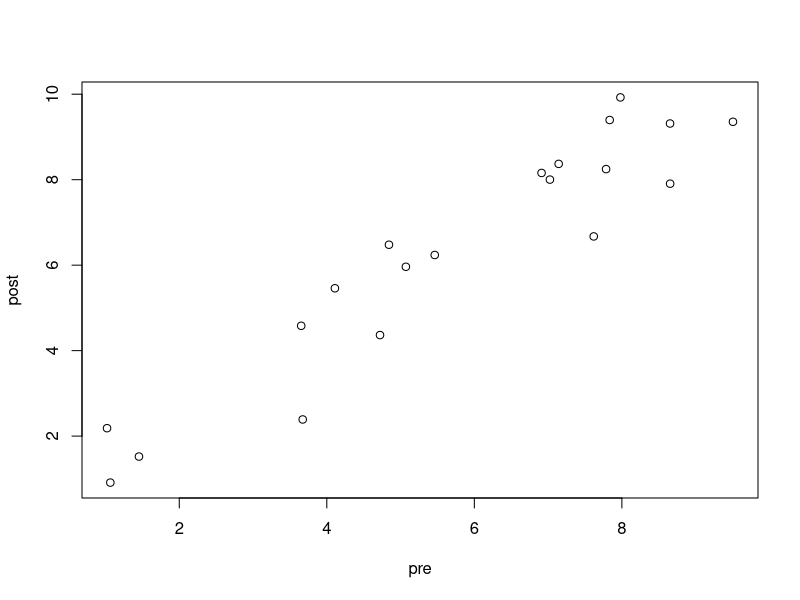
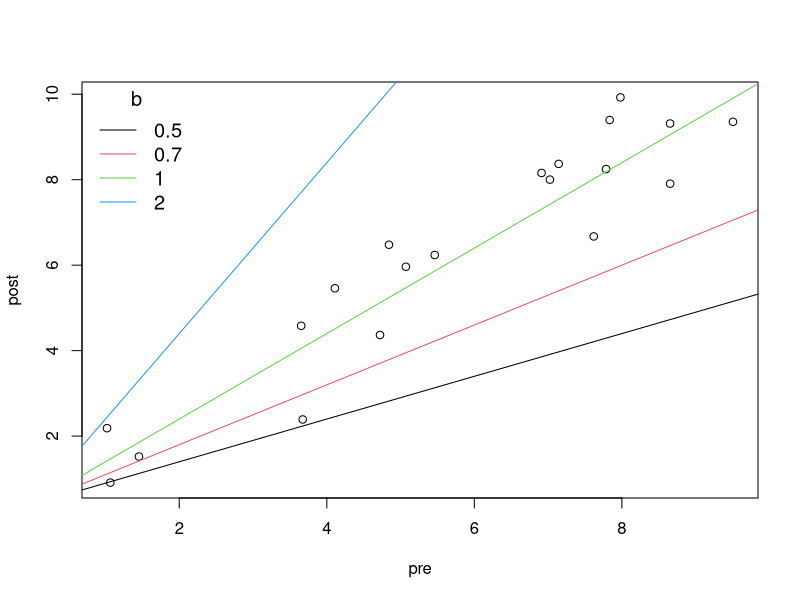
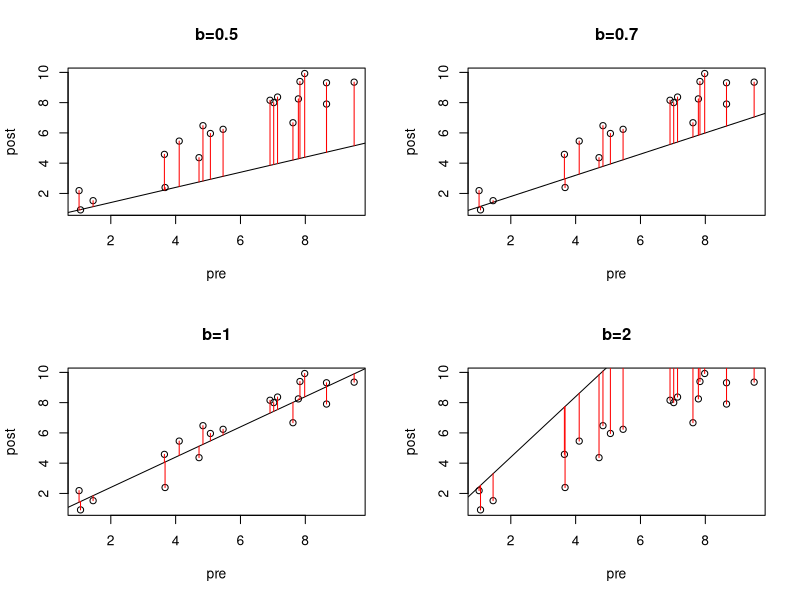
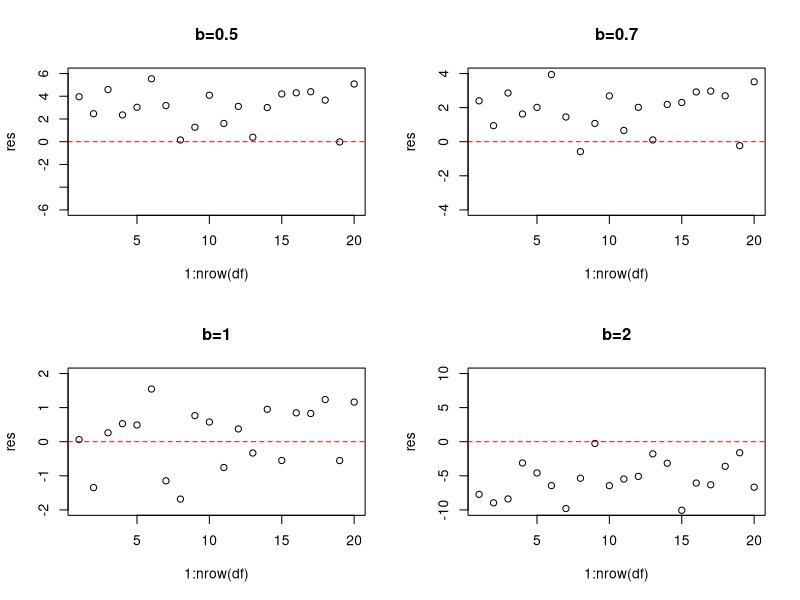
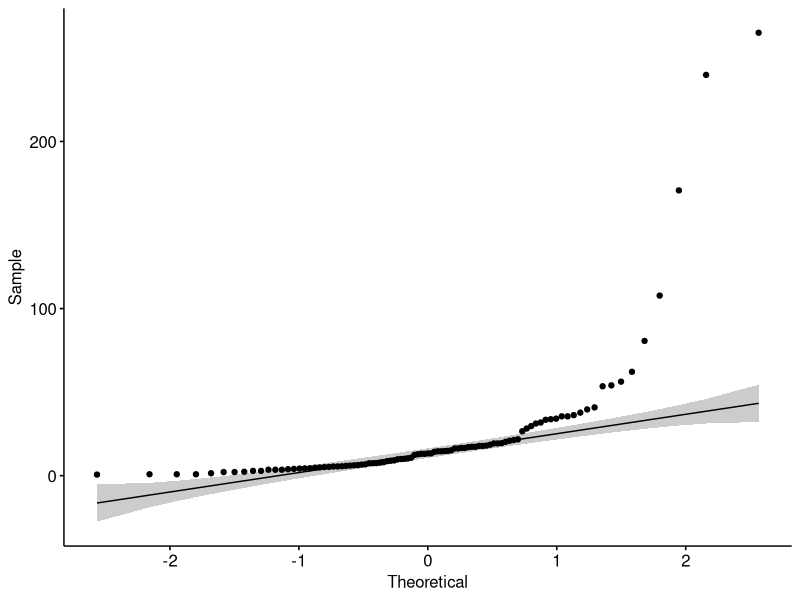
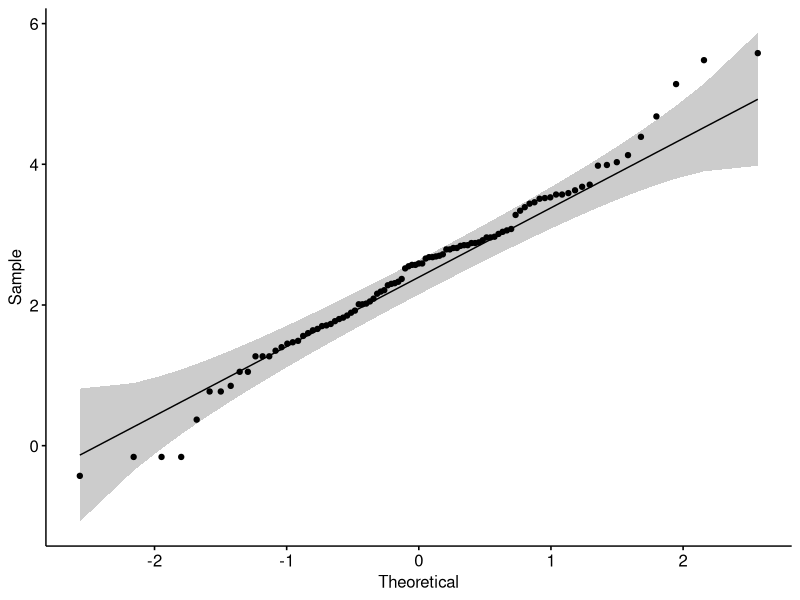

Generate these figures, in order, with R: (Note: this script raises an error after producing the figures.)
## ---- chunk 1
knitr::opts_chunk$set(echo = TRUE)
## ---- chunk 2
# install.packages("pwr")
library(pwr)

### Effect size: magnitude of the effect under the alternative hypothesis
# The larger the effect size, the easier it is to detect an effect and require fewer samples
### Power: probability of correctly rejecting the null hypothesis if it is false
# The higher the power, the more likely it is to detect an effect if it is present and the more samples needed
# Standard setting for power is 0.80
### Significance level (alpha): probability of falsely rejecting the null hypothesis even though it is true
# The lower the significance level, the more likely it is to avoid a false positive and
# the more samples needed
# Standard setting for alpha is 0.05

### Correlation
?pwr.r.test
# r=correlation
# sig.level=significant level
# power=power of test

# effect size >>> 0.1=small, 0.3=medium, and 0.5 large

# Is there a correlation between hours studied and test score?
# assuming large correlation
pwr.r.test(r=0.5, sig.level=0.05, power=0.80)

# calculating power
pwr.r.test(n = 50, r=0.5, sig.level=0.05)
pwr.r.test(n = 10, r=0.5, sig.level=0.05)


### Two-sample t-test
?pwr.t.test
# d=effect size
# sig.level=significant level
# power=power of test
# type=type of test

# effect size >>> 0.2=small, 0.5=medium, and 0.8 large
# effect size calculation >>> Cohen's D

# Are the average body temperatures of women and men different?
# assuming medium effect size
pwr.t.test(d=0.5, sig.level=0.05, power=0.80, type="two.sample", alternative="two.sided")

# small effect size
pwr.t.test(d=0.2, sig.level=0.05, power=0.80, type="two.sample", alternative="two.sided")

# large effect size
pwr.t.test(d=0.8, sig.level=0.05, power=0.80, type="two.sample", alternative="two.sided")


# Is the average body temperature higher in women than in men?
pwr.t.test(d=0.5, sig.level=0.05, power=0.80, type="two.sample", alternative="greater")

### One-way ANOVA
?pwr.anova.test
# k=number of groups
# f=effect size
# sig.level=significant level
# power=power of test


# effect size >>> 0.1=small, 0.25=medium, and 0.4 large

# Is there a difference in disease incidence across 6 different cities?
# assuming small effect size
pwr.anova.test(k = 6 , f = 0.1 , sig.level = 0.05 , power = 0.80)


### Chi-squared test
?pwr.chisq.test
# w=effect size
# df=degrees of freedom
# sig.level=significant level
# power=power of test


# effect size >>> 0.1=small, 0.3=medium, and 0.5 large


# Does the observed proportions of phenotypes from a genetics experiment different from the expected 9:3:3:1?

# aassuming medium effect
# df = 4 (phenotypes) – 1 = 3
pwr.chisq.test(w=0.3, df=3, sig.level=0.05, power=0.80)


### Linear Regression
?pwr.f2.test
# u=numerator degrees of freedom
# v=denominator degrees of freedom
# f2=effect size
# sig.level=significant level
# power=power of test

# effect size >>> 0.02=small, 0.15=medium, and 0.35 large

# Can height, age, and time spent at the gym, predict weight in adult males?
# assuming medium effect size
(res <- pwr.f2.test(u = 3, f2 = 0.15, sig.level = 0.05, power = 0.8))
res$v + 4 #(tot. num. of variables)### Correlation
?pwr.r.test
# r=correlation
# sig.level=significant level
# power=power of test

# effect size >>> 0.1=small, 0.3=medium, and 0.5 large

# Is there a correlation between hours studied and test score?
# assuming large correlation
pwr.r.test(r=0.5, sig.level=0.05, power=0.80)

# calculating power
pwr.r.test(n = 50, r=0.5, sig.level=0.05)
pwr.r.test(n = 10, r=0.5, sig.level=0.05)


### Two-sample t-test
?pwr.t.test
# d=effect size
# sig.level=significant level
# power=power of test
# type=type of test

# effect size >>> 0.2=small, 0.5=medium, and 0.8 large
# effect size calculation >>> Cohen's D

# Are the average body temperatures of women and men different?
# assuming medium effect size
pwr.t.test(d=0.5, sig.level=0.05, power=0.80, type="two.sample", alternative="two.sided")

# small effect size
pwr.t.test(d=0.2, sig.level=0.05, power=0.80, type="two.sample", alternative="two.sided")

# large effect size
pwr.t.test(d=0.8, sig.level=0.05, power=0.80, type="two.sample", alternative="two.sided")


# Is the average body temperature higher in women than in men?
pwr.t.test(d=0.5, sig.level=0.05, power=0.80, type="two.sample", alternative="greater")

### One-way ANOVA
?pwr.anova.test
# k=number of groups
# f=effect size
# sig.level=significant level
# power=power of test


# effect size >>> 0.1=small, 0.25=medium, and 0.4 large

# Is there a difference in disease incidence across 6 different cities?
# assuming small effect size
pwr.anova.test(k = 6 , f = 0.1 , sig.level = 0.05 , power = 0.80)


### Chi-squared test
?pwr.chisq.test
# w=effect size
# df=degrees of freedom
# sig.level=significant level
# power=power of test


# effect size >>> 0.1=small, 0.3=medium, and 0.5 large


# Does the observed proportions of phenotypes from a genetics experiment different from the expected 9:3:3:1?

# aassuming medium effect
# df = 4 (phenotypes) – 1 = 3
pwr.chisq.test(w=0.3, df=3, sig.level=0.05, power=0.80)


### Linear Regression
?pwr.f2.test
# u=numerator degrees of freedom
# v=denominator degrees of freedom
# f2=effect size
# sig.level=significant level
# power=power of test

# effect size >>> 0.02=small, 0.15=medium, and 0.35 large

# Can height, age, and time spent at the gym, predict weight in adult males?
# assuming medium effect size
(res <- pwr.f2.test(u = 3, f2 = 0.15, sig.level = 0.05, power = 0.8))
res$v + 4 #(tot. num. of variables)
## ---- chunk 3
pre_post_df <- read.csv("../data/pre_post_data.csv")
dim(pre_post_df)
head(pre_post_df, 3)
## ---- chunk 4
plot(post~pre, data = pre_post_df)
## ---- chunk 5
plot(post~pre, data = pre_post_df)
# y = bx + a
abline(a = .4, b = .5, col = 1)
abline(a = .4, b = .7, col = 2)
abline(a = .4, b = 1, col = 3)
abline(a = .4, b = 2, col = 4)

legend("topleft", legend = c(.5, .7, 1, 2), title = "b", col = 1:4, cex = 1.2, bty = "n", lty = 1)
## ---- chunk 6
plot_residual_dist <- function(df, b, a =.4, col = 1) {
    plot(post~pre, data = df, main = paste0("b=", b))
    abline(a = a, b = b, col = col)
    segments(x0 = df$pre, y0 = df$post, x1 = df$pre, y1 = b * df$pre + a, col = "red")
}

par(mfrow = c(2, 2))
plot_residual_dist(pre_post_df, .5)
plot_residual_dist(pre_post_df, .7)
plot_residual_dist(pre_post_df, 1)
plot_residual_dist(pre_post_df, 2)
par(mfrow = c(1, 1))
## ---- chunk 7
plot_residual_vals <- function(df, b, a = .4) {
    preds <- b * df$pre + a
    res <- df$post - preds
    tmp <- round(max(abs(res)))
    plot(1:nrow(df), res, ylim = c(-tmp, tmp), main = paste0("b=", b))
    abline(h = 0, col = "red", lty = 2)
}

par(mfrow = c(2, 2))
plot_residual_vals(pre_post_df, 0.5)
plot_residual_vals(pre_post_df, 0.7)
plot_residual_vals(pre_post_df, 1)
plot_residual_vals(pre_post_df, 2)
par(mfrow = c(1, 1))
## ---- chunk 8
fit_simple <- lm(post~pre, pre_post_df)
summary(fit_simple)

# prediction
new_data <- data.frame(pre = c(3.2, 1.8, 8.2))
predict(fit_simple, new_data)
## ---- chunk 9
prca_df <- read.csv("../data/prostate_cancer.csv")

dim(prca_df)
head(prca_df, 3)

# turn categorical variables into factors
prca_df$invasion <- as.factor(prca_df$invasion)
prca_df$Gleason <- as.factor(prca_df$Gleason)

summary(prca_df)

## check normality of dependent variable
library(ggpubr)
ggqqplot(prca_df$PSA)
# the data quantiles deviates from the normal distribution quantiles
shapiro.test(prca_df$PSA)

# For this reason, take the natural log values of the PSA levels, and again test for normality
prca_df$log_PSA <- log(prca_df$PSA)
ggqqplot(prca_df$log_PSA)
shapiro.test(prca_df$log_PSA)
## ---- chunk 10
fit_gleason <- lm(log_PSA~Gleason, data = prca_df)
summary(fit_gleason)

# change reference level
?relevel()
prca_df$Gleason
prca_df$Gleason <- relevel(prca_df$Gleason, ref = "7")
prca_df$Gleason

fit_gleason2 <- lm(log_PSA~Gleason, data = prca_df)
summary(fit_gleason2)

prca_df$Gleason <- relevel(prca_df$Gleason, ref = "6")
## ---- chunk 11
fit_gleason3 <- lm(log_PSA~Gleason + age, data = prca_df)
summary(fit_gleason3)

fit_gleason4 <- lm(log_PSA~Gleason + I(age - min(age)), data = prca_df)
summary(fit_gleason4)

fit_gleason5 <- lm(log_PSA~Gleason * age, data = prca_df)
summary(fit_gleason5)
## ---- chunk 12
fit0 <- lm(log_PSA~vol + wt + age + BPH + invasion + penetration + Gleason, data = prca_df)
summary(fit0)

# equivalently
prca_df2 <- prca_df
prca_df2$PSA <- NULL
fit0 <- lm(log_PSA~., data = prca_df2)
summary(fit0)

## keeping only significant variables, fit final model
fit1 <- lm(log_PSA~vol + BPH + invasion + Gleason, data = prca_df)
summary(fit1)

# prediction
new_data <- data.frame(vol = 0.42, BPH = 1.8, invasion = "1", Gleason = "6")
predict(fit1, new_data)
## ---- chunk 13
par(mfrow = c(2, 2))
plot(fit_simple)
par(mfrow = c(1, 1))
## ---- chunk 14
plot(fit_simple, 4)
